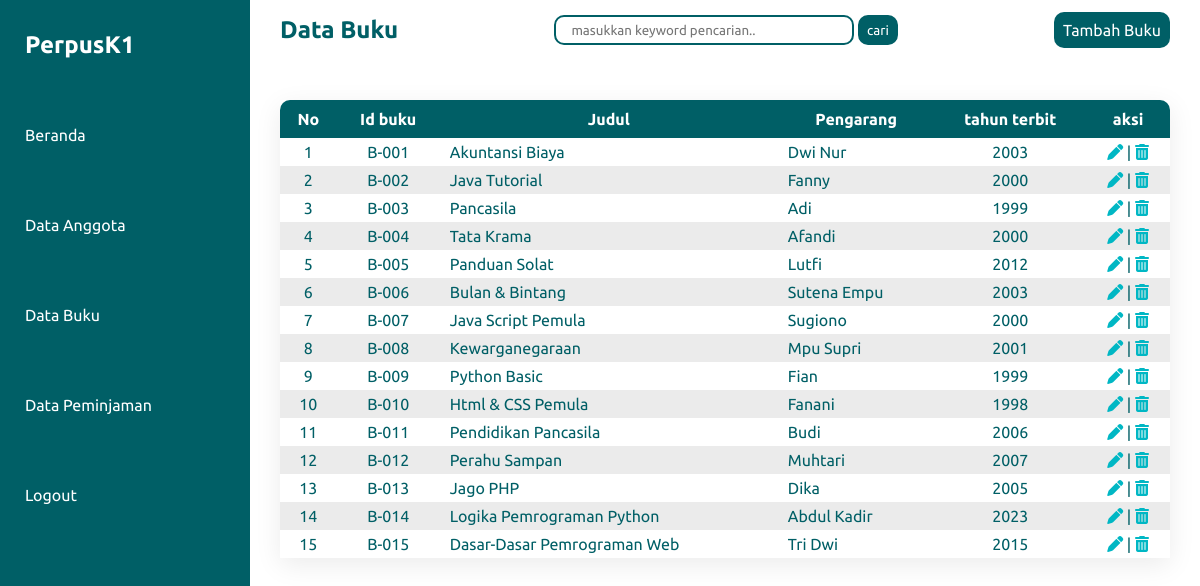
/kelola_buku/data_buku.php (signed in), run on the app's committed database.
### tables this page shows
CREATE TABLE `tb_buku` (
  `id_buku` varchar(10) NOT NULL,
  `judul` varchar(30) NOT NULL,
  `pengarang` varchar(30) NOT NULL,
  `tahun_terbit` year(4) NOT NULL
);

### kelola_buku/data_buku.php (the view, shortened to what this page needs)
<?php
require "functions.php";
$query =  "SELECT * FROM tb_buku";
$datas = mysqli_query($koneksi, $query);
?>
<!DOCTYPE html>
<html lang="en">
<head>
    <link rel="stylesheet" href="../style.css">
    <link rel="stylesheet" href="https://cdnjs.cloudflare.com/ajax/libs/font-awesome/6.4.0/css/all.min.css" />
</head>
<body>
    <div class="container">
        <div class="navigation">
            <div class="logo-admin">
                <h2>PerpusK1</h2>
            </div>
            <ul>
                <li><a href="../index.php">Beranda</a></li>
                <li><a href="../kelola_anggota/data_anggota.php">Data Anggota</a></li>
                <li><a href="data_buku.php">Data Buku</a></li>
                <li><a href="../kelola_pinjam/data_pinjam.php">Data Peminjaman</a></li>
                <li><a onclick="return confirm('Apakah anda yakin ingin keluar?')" href="../logout.php">Logout</a></li>
            </ul>
        </div>
        <div class="main">
            <div class="top-bar">
                <div class="nama-menu">
                    <h2>Data Buku</h2>
                </div>
                <div class="search">
                    <form action="" method="post">
                        <input type="text" name="keyword" autofocus placeholder="masukkan keyword pencarian.." autocomplete="off">
                        <button type="submit" name="cari">cari</button>
                    </form>
                </div>
                <div class="btn-tambah">
                    <a href="tambah_buku.php">Tambah Buku</a>
                </div>
            </div>
            <div class="details">
                <?php if (!isset($error)) : ?>
                    <table>
                        <tr>
                            <th>No</th>
                            <th>Id buku</th>
                            <th>Judul</th>
                            <th>Pengarang</th>
                            <th>tahun terbit</th>
                            <th>aksi</th>
                        </tr>
                        <?php
                        $i = 1;
                        while ($data = mysqli_fetch_array($datas)) :
                        ?>
                            <?php if ($i % 2 == 0) : ?>
                                <tr class="baris-genap">
                                <?php else : ?>
                                <tr class="baris-ganjil">
                                <?php endif; ?>
                                <td><?= $i++; ?></td>
                                <td style="text-align: center;"><?= $data["id_buku"] ?></td>
                                <td><?= $data["judul"] ?></td>
                                <td><?= $data["pengarang"] ?></td>
                                <td style="text-align: center;"><?= $data["tahun_terbit"] ?></td>
                                <td>
                                    <a href="ubah_buku.php?id=<?= $data['id_buku'] ?>"><i class="fa-solid fa-pen"></i></a>
                                    |
                                    <a href="hapus_buku.php?id=<?= $data['id_buku'] ?>" onclick="return confirm('yakin hapus data?')"><i class="fa-solid fa-trash-can"></i></a>
                                </td>
                                </tr>
                            <?php
                        endwhile;
                            ?>
                    </table>
                <?php else : ?></tr>
                    <div class="notify-kosong">
                        <p>Data tidak ditemukan!</p>
                    </div>
                <?php endif; ?>
            </div>
        </div>
    </div>
</body>
</html>

### style.css (style rules this page uses)
* { font-family: 'Ubuntu', sans-serif; margin: 0; padding: 0; box-sizing: border-box; }
:root { --hijau: #005f66; --hijau-muda: rgb(0, 183, 196); --hijau-muda-muda: rgb(233, 254, 255); --white: #ffffff; --hijau-tua: #00363a; --gray: #ebebeb; }
body { min-height: 100vh; overflow-x: hidden; }
.container { position: relative; width: 100%; }
.navigation { position: fixed; width: 250px; height: 100%; background: var(--hijau); border-left: 10px solid var(--hijau); transition: 0.5s; overflow: hidden; }
.navigation ul { position: absolute; left: 0; width: 100%; }
.navigation ul li { position: relative; width: 100%; list-style: none; }
.navigation ul li a,h2 { position: relative; display: block; width: 100%; display: flex; text-decoration: none; color: var(--white); height: 90px; line-height: 90px; text-align: center; padding-left: 15px; }
.main { position: relative; width: calc(100% - 250px); left: 250px; min-height: 100vh; background: var(--white); }
.top-bar { color: var(--hijau); width: 100%; height: 60px; display: flex; justify-content: space-between; align-items: center; padding: 0px 30px; }
.top-bar .nama-menu h2 { padding: 0; color: var(--hijau); }
.top-bar .btn-tambah a { background-color: var(--hijau); color: var(--white); padding: 9px; text-decoration: none; border-radius: 10px; }
.top-bar input { font-weight: 400; color: var(--hijau); outline: none; width: 300px; height: 30px; border-radius: 10px; border: solid 2px var(--hijau); padding-left: 15px; }
.top-bar button { text-align: center; color: var(--white); display: inline-block; padding: 0px 7px; height: 30px; border-radius: 10px 10px 10px 10px; background-color: var(--hijau); border: solid 2px var(--hijau); cursor: pointer; }
.details { width: 100%; display: flex; position: relative; background-color: var(--white); padding-top: 40px; }
.details table { width: 100%; margin: 0px 30px; border-collapse: collapse; box-shadow: 0 7px 25px rgba(0, 0, 0, 0.08); }
.details table th { color: var(--white); padding: 10px 10px; background-color: var(--hijau); }
.details table tr:first-child th:first-child { border-top-left-radius: 10px; }
.details table tr:first-child th:last-child { border-top-right-radius: 10px; }
.details table tr:last-child td:first-child { border-bottom-left-radius: 10px; }
.details table tr:last-child td:last-child { border-bottom-right-radius: 10px; }
.details table tr td:last-child { text-align: center; }
.details table tr td:first-child { text-align: center; }
.details table .baris-ganjil { background-color: var(--white); }
.details table .baris-genap { background-color: var(--gray); }
.details table td { color: var(--hijau); padding: 5px 10px; }
.details i { color: var(--hijau-muda); }

### data on the page
tb_buku: id_buku "B-001", judul "Akuntansi Biaya", pengarang "Dwi Nur", tahun_terbit "2003"
tb_buku: id_buku "B-002", judul "Java Tutorial", pengarang "Fanny", tahun_terbit "2000"
tb_buku: id_buku "B-003", judul "Pancasila", pengarang "Adi", tahun_terbit "1999"
tb_buku: id_buku "B-004", judul "Tata Krama", pengarang "Afandi", tahun_terbit "2000"
tb_buku: id_buku "B-005", judul "Panduan Solat", pengarang "Lutfi", tahun_terbit "2012"
tb_buku: id_buku "B-006", judul "Bulan & Bintang", pengarang "Sutena Empu", tahun_terbit "2003"
tb_buku: id_buku "B-007", judul "Java Script Pemula", pengarang "Sugiono", tahun_terbit "2000"
tb_buku: id_buku "B-008", judul "Kewarganegaraan", pengarang "Mpu Supri", tahun_terbit "2001"
tb_buku: id_buku "B-009", judul "Python Basic", pengarang "Fian", tahun_terbit "1999"
tb_buku: id_buku "B-010", judul "Html & CSS Pemula", pengarang "Fanani", tahun_terbit "1998"
tb_buku: id_buku "B-011", judul "Pendidikan Pancasila", pengarang "Budi", tahun_terbit "2006"
tb_buku: id_buku "B-012", judul "Perahu Sampan", pengarang "Muhtari", tahun_terbit "2007"
tb_buku: id_buku "B-013", judul "Jago PHP", pengarang "Dika", tahun_terbit "2005"
tb_buku: id_buku "B-014", judul "Logika Pemrograman Python", pengarang "Abdul Kadir", tahun_terbit "2023"
tb_buku: id_buku "B-015", judul "Dasar-Dasar Pemrograman Web", pengarang "Tri Dwi", tahun_terbit "2015"
